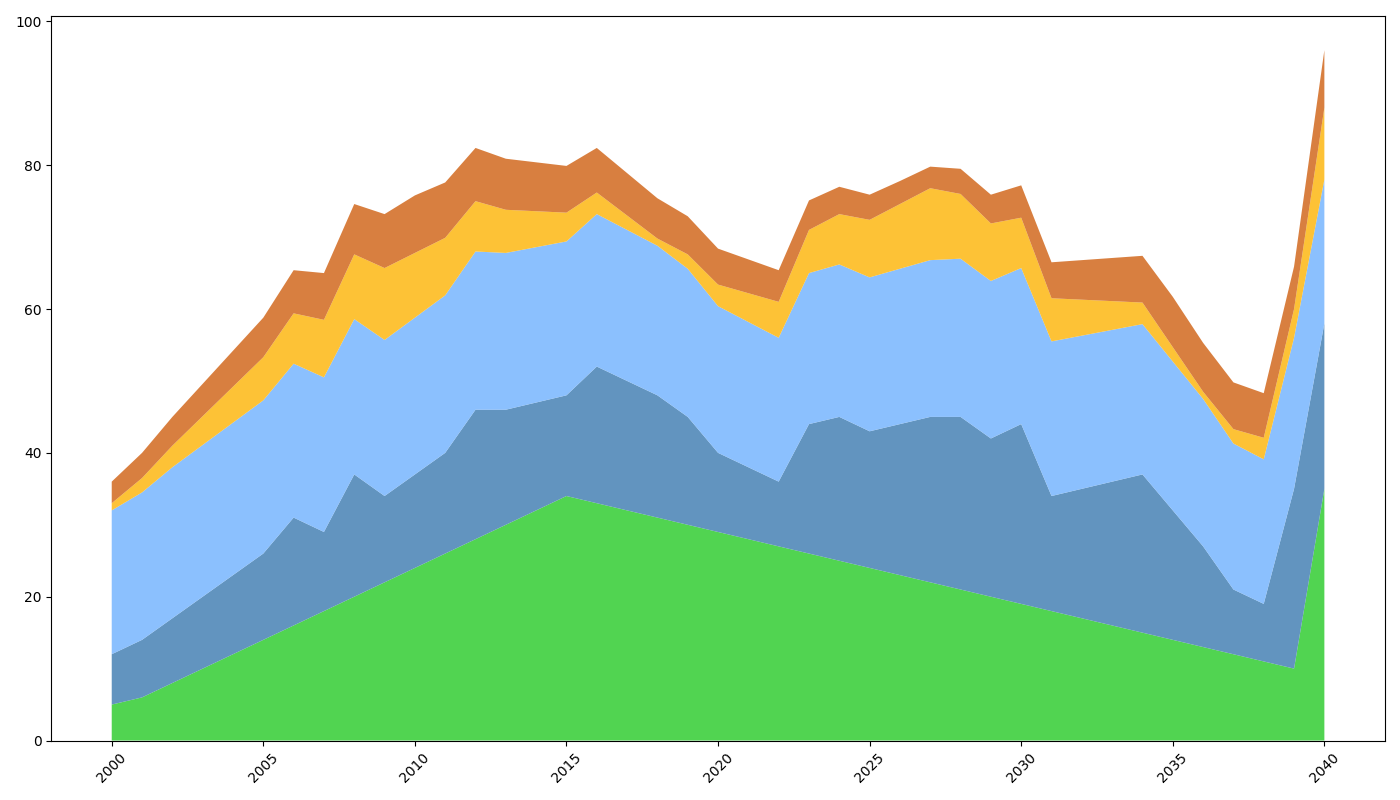

Python code for this plot:
import matplotlib.pyplot as plt
import numpy as np

years = np.arange(2000, 2041)

solar_power = np.array([5, 6, 8, 10, 12, 14, 16, 18, 20, 22, 24, 26, 28, 30, 32, 34, 33, 32, 31, 30, 29, 28, 27, 26, 25, 24, 23, 22, 21, 20, 19, 18, 17, 16, 15, 14, 13, 12, 11, 10, 35])
wind_power = np.array([7, 8, 9, 10, 11, 12, 15, 11, 17, 12, 13, 14, 18, 16, 15, 14, 19, 18, 17, 15, 11, 10, 9, 18, 20, 19, 21, 23, 24, 22, 25, 16, 18, 20, 22, 18, 14, 9, 8, 25, 23])
hydropower = np.array([20, 20.5, 21, 21.1, 21.2, 21.3, 21.4, 21.5, 21.6, 21.7, 21.8, 21.9, 22, 21.8, 21.6, 21.4, 21.2, 21, 20.8, 20.6, 20.4, 20.2, 20, 21, 21.2, 21.4, 21.6, 21.8, 22, 21.9, 21.7, 21.5, 21.3, 21.1, 20.9, 20.7, 20.5, 20.3, 20.1, 21, 20])
geothermal_power = np.array([1, 2, 3, 4, 5, 6, 7, 8, 9, 10, 9, 8, 7, 6, 5, 4, 3, 2, 1, 2, 3, 4, 5, 6, 7, 8, 9, 10, 9, 8, 7, 6, 5, 4, 3, 2, 1, 2, 3, 4, 10])
biomass_power = np.array([3, 3.5, 4, 4.5, 5, 5.5, 6, 6.5, 7, 7.5, 8, 7.7, 7.4, 7.1, 6.8, 6.5, 6.2, 5.9, 5.6, 5.3, 5, 4.7, 4.4, 4.1, 3.8, 3.5, 3.2, 3, 3.5, 4, 4.5, 5, 5.5, 6, 6.5, 7, 6.8, 6.5, 6.2, 5.9, 8])

renewable_sources = np.array([solar_power, wind_power, hydropower, geothermal_power, biomass_power])

fig, ax = plt.subplots(figsize=(14, 8))
ax.stackplot(years, renewable_sources, colors=['#32CD32', '#4682B4', '#77B5FE', '#FDB813', '#D2691E'], alpha=0.85)

plt.xticks(rotation=45)
plt.tight_layout()
plt.show()
